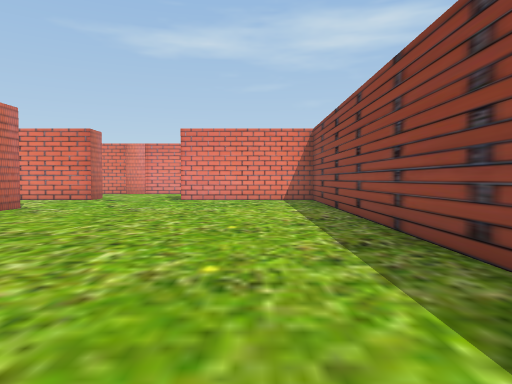
[1] (above)

24 first-person views from a walk through a 3-D level made in the Unity game engine. The camera is 1.4 m above the floor, tilts 2° down and sees 70° across. The floor is counted in squares, 2 m on a side. Each view is taken from the middle of a square. On the plan, view 1 faces up. The plan holds only what a view shows up to about 11 squares ahead; the rest is blank. The place goes on beyond the plan.

[2]
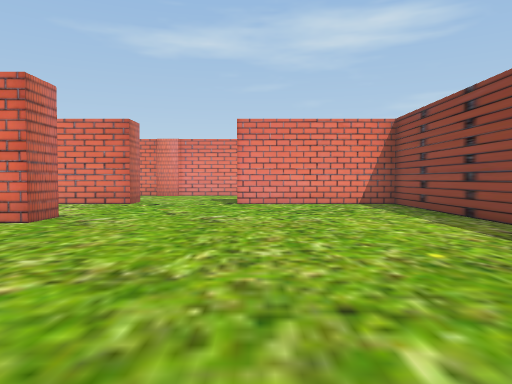

[3]
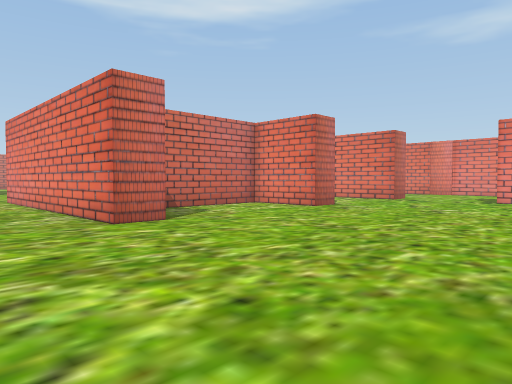

[4]
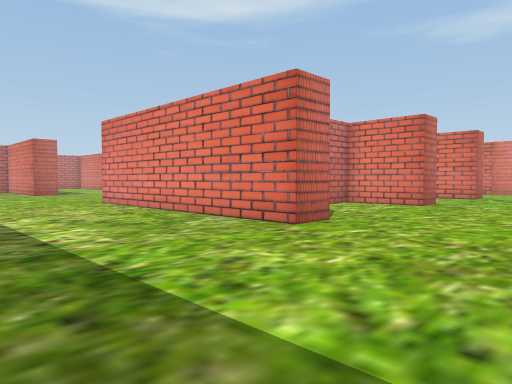

[5]
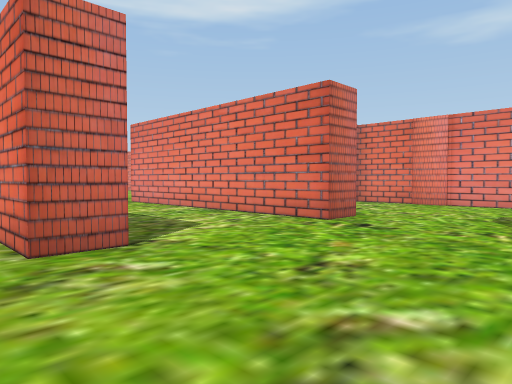

[6]
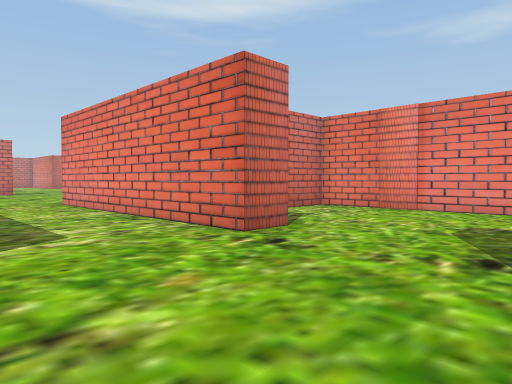

[7]
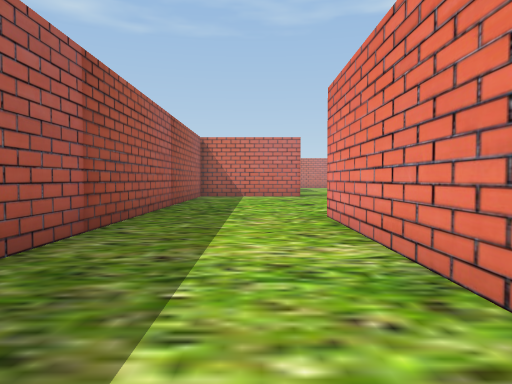

[8]
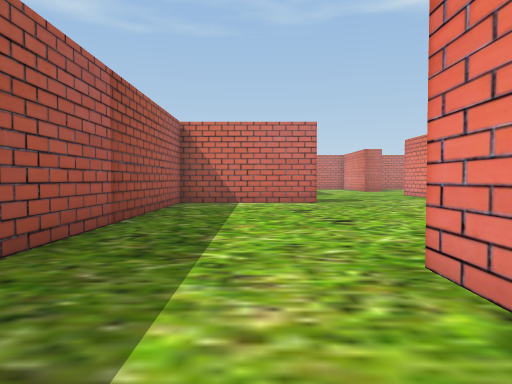

[9]
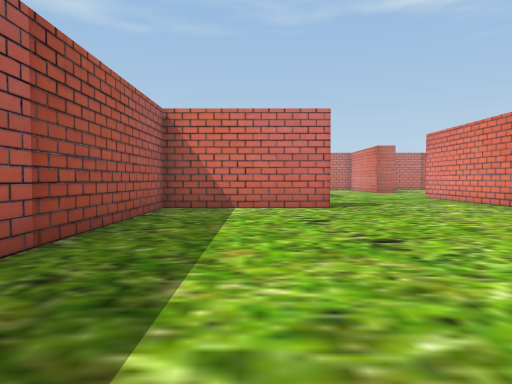

[10]
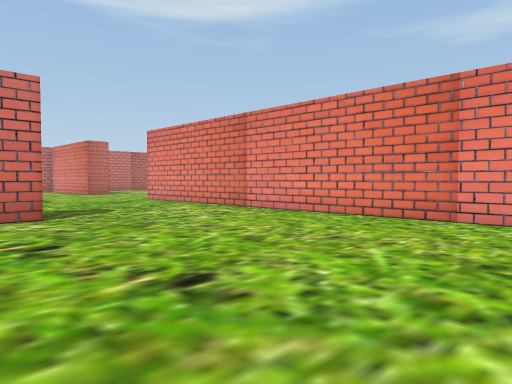

[11]
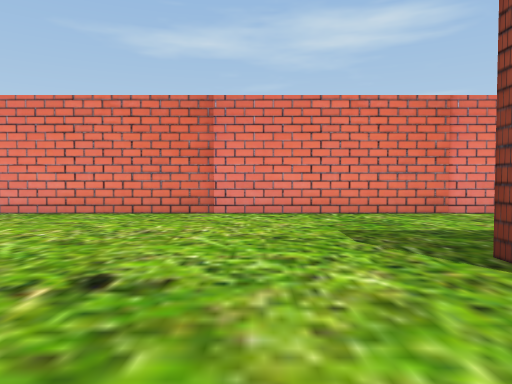

[12]
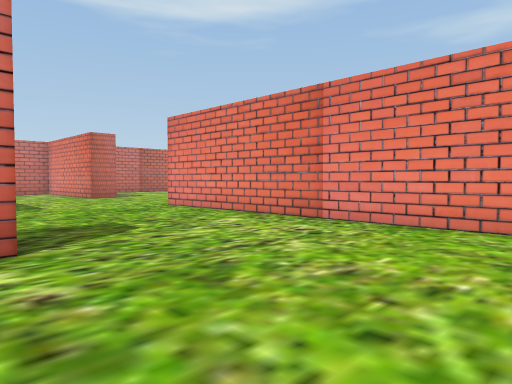

[13]
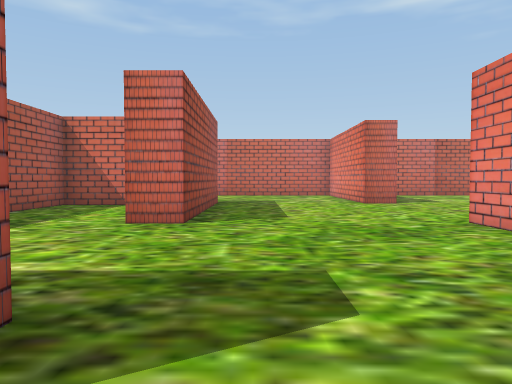

[14]
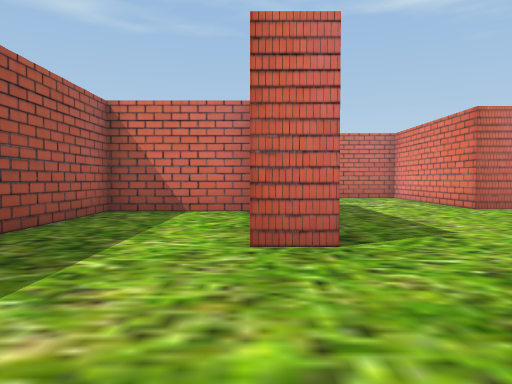

[15]
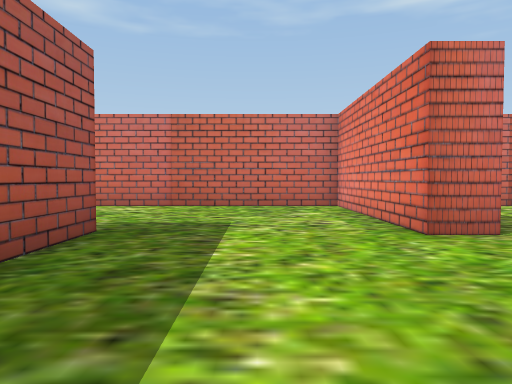

[16]
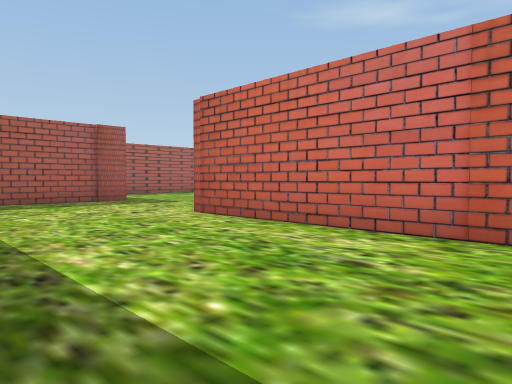

[17]
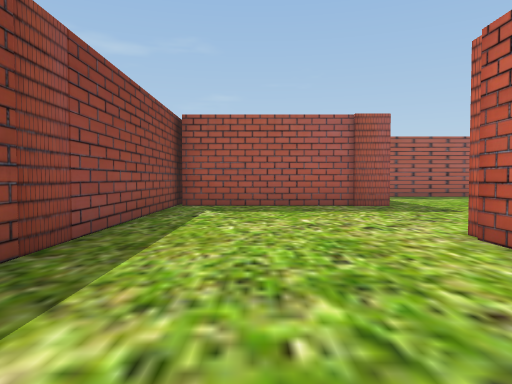

[18]
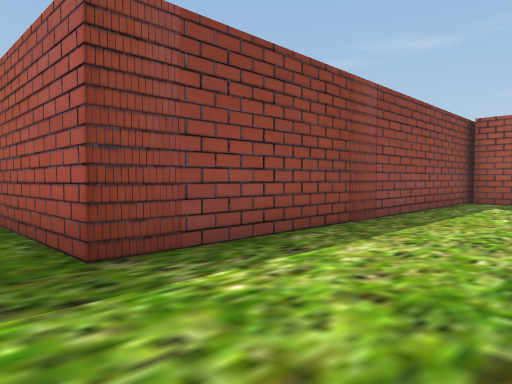

[19]
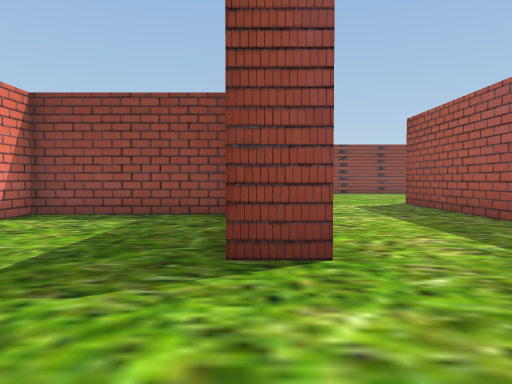

[20]
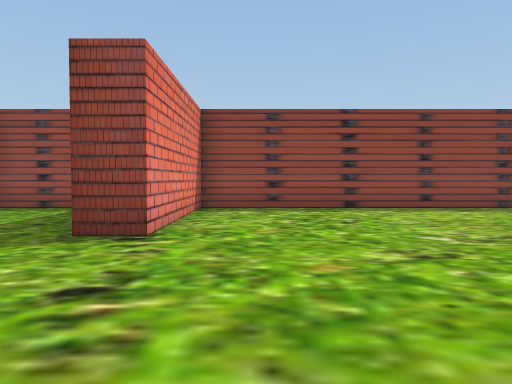

[21]
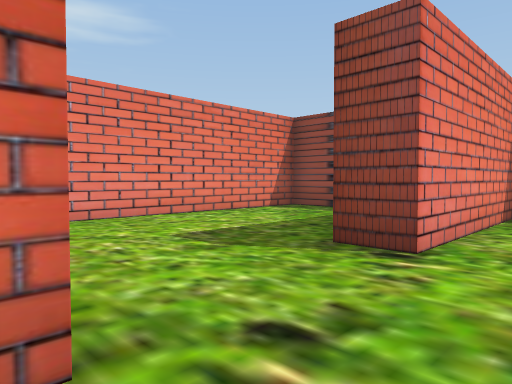

[22]
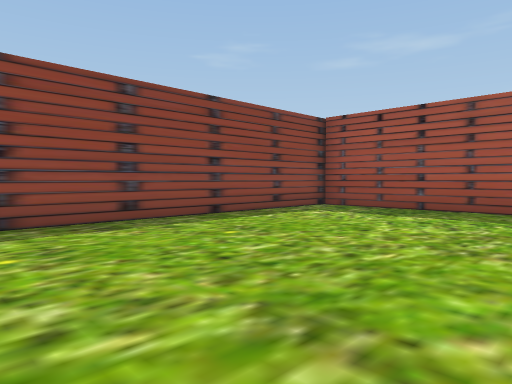

[23]
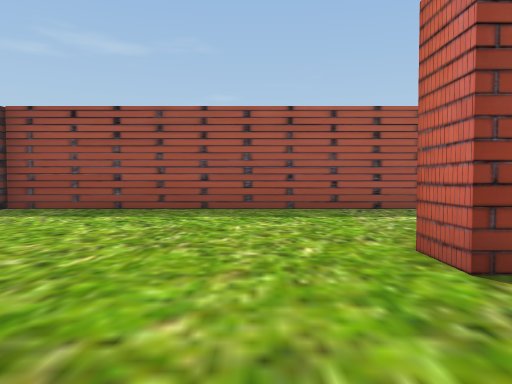

[24]
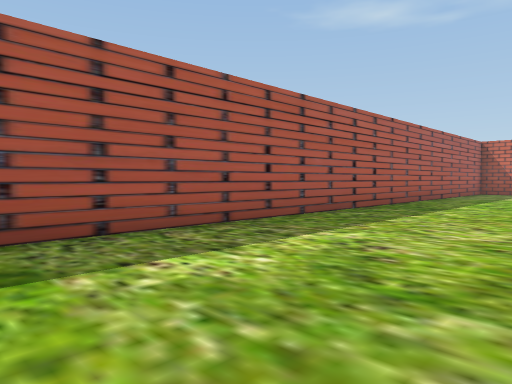

### Floor plan
Points are (right, up) in squares from view 1. A wall is a line through its corners. A room is listed if a view was taken in it or the views show most of it. See-through windows are left out.
Room 1 (views 1, 2, 3, 4, 5, 6, 7, 8, 9, 10, 11, 12, 13, 14, 15, 16, 17, 18, 19, 20, 21, 22, 23, 24)
walls: (-20.9, 12.9) (-20.9, 8.8) (-5.6, 8.8) (-5.6, 7.8) (-7.9, 7.8) (-7.9, 4.8); (-16.1, -2.5) (1.9, -2.5) (1.9, 12.3) (-2.5, 12.3) (-2.5, 13.4); (-8.8, 13.5) (-8.8, 17.4) (-26, 17.4); (-5.6, 3.4) (-5.6, 2.4) (-12.9, 2.4); (-30, 11.9) (-30, 8.8) (-26.5, 8.8); (-5.6, 13.4) (-5.6, 12.3) (-12.9, 12.3) (-12.9, 13.4); (-30.9, 1.4) (-30.9, 12.9) (-25.8, 12.9) (-25.8, 11.9); (-30.6, 18.1) (-30.6, 17.1) (-35.6, 17.1) (-35.6, 7.4); (-36.5, 2.4) (-31, 2.4); (1.9, 15.5) (1.9, 17.4) (-7.9, 17.4) (-7.9, 16)

Where each view was taken, in squares from view 1:
view 1: 0 up, 0 right, facing up
view 2: 2 up, 2 left, facing up
view 3: 0 up, 0 right, facing up-left
view 4: 2 down, 2 left, facing up-left
view 5: 7 up, 2 left, facing up-left
view 6: 9 up, 2 left, facing up-left
view 7: 11 up, 6 left, facing left
view 8: 11 up, 10 left, facing left
view 9: 11 up, 12 left, facing left
view 10: 11 up, 14 left, facing up-left
view 11: 10 up, 15 left, facing up
view 12: 12 up, 17 left, facing up-left
view 13: 14 up, 20 left, facing left
view 14: 12 up, 22 left, facing left
view 15: 15 up, 26 left, facing left
view 16: 14 up, 31 left, facing down-left
view 17: 12 up, 33 left, facing down
view 18: 14 up, 34 left, facing down-right
view 19: 13 up, 16 left, facing right
view 20: 11 up, 7 left, facing right
view 21: 11 up, 6 left, facing up-right
view 22: 6 up, 4 left, facing down-right
view 23: 6 up, 4 left, facing down
view 24: 2 up, 5 left, facing down-left
